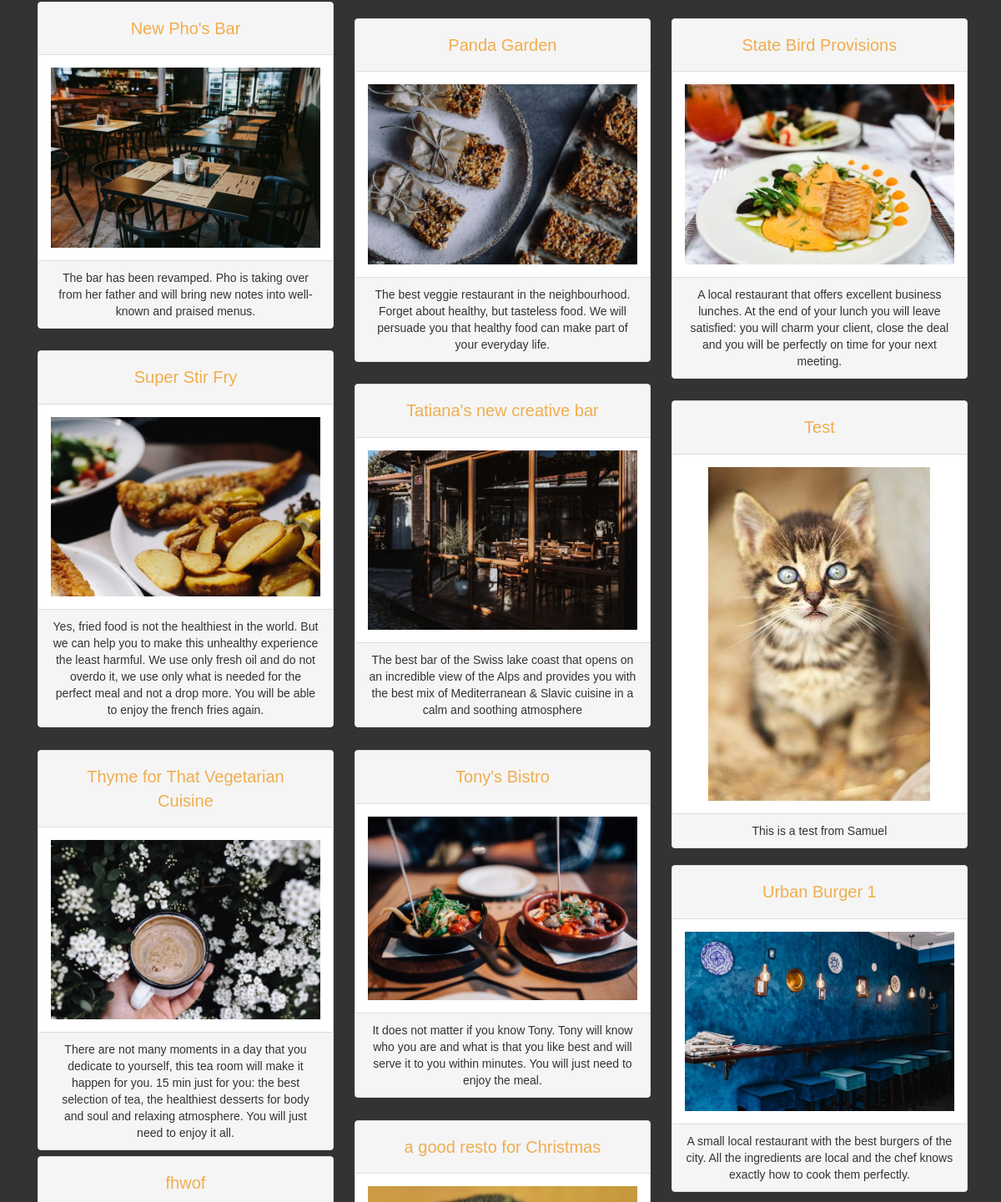
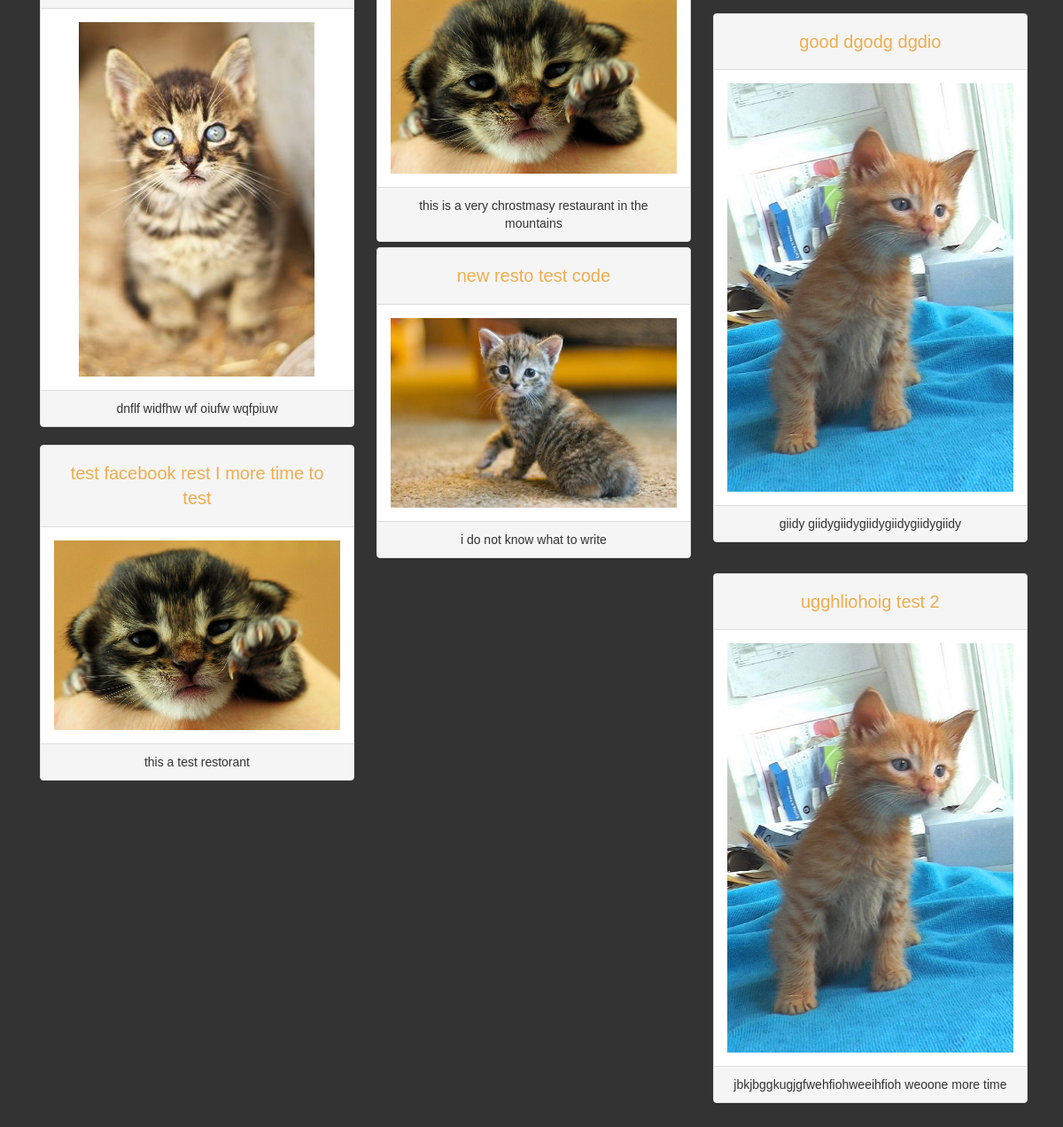
Before: /restos/ (lower part) with the older database file (2 pictures, top to bottom).
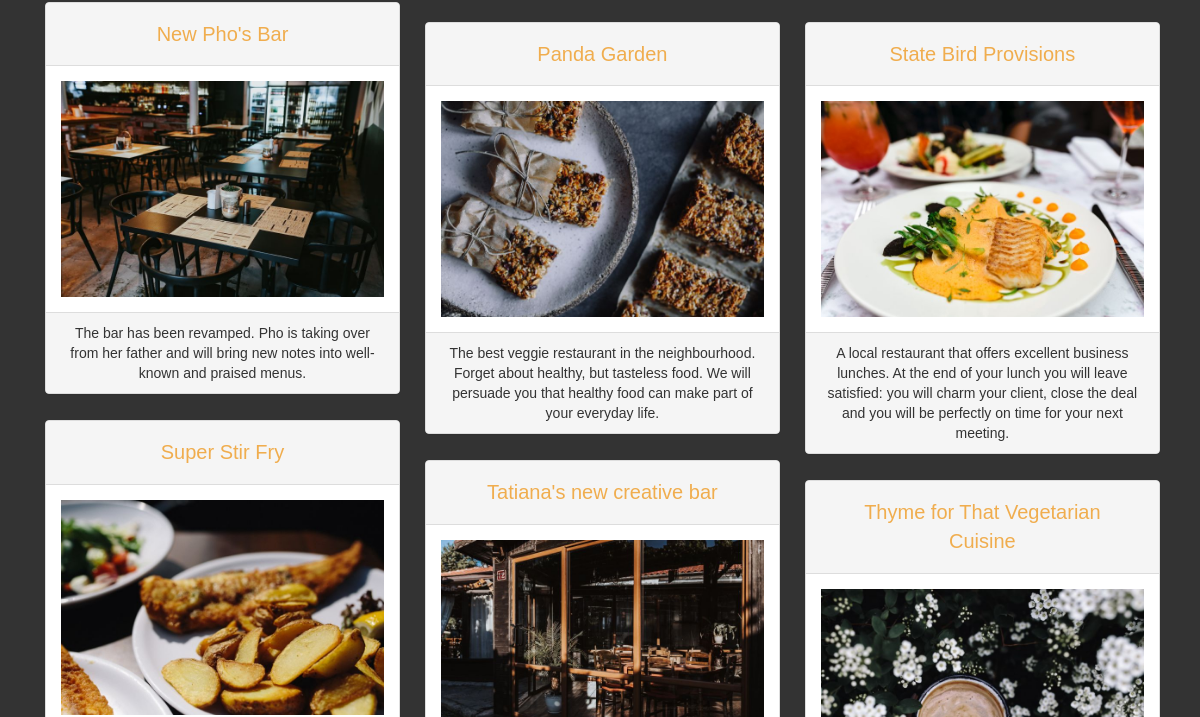
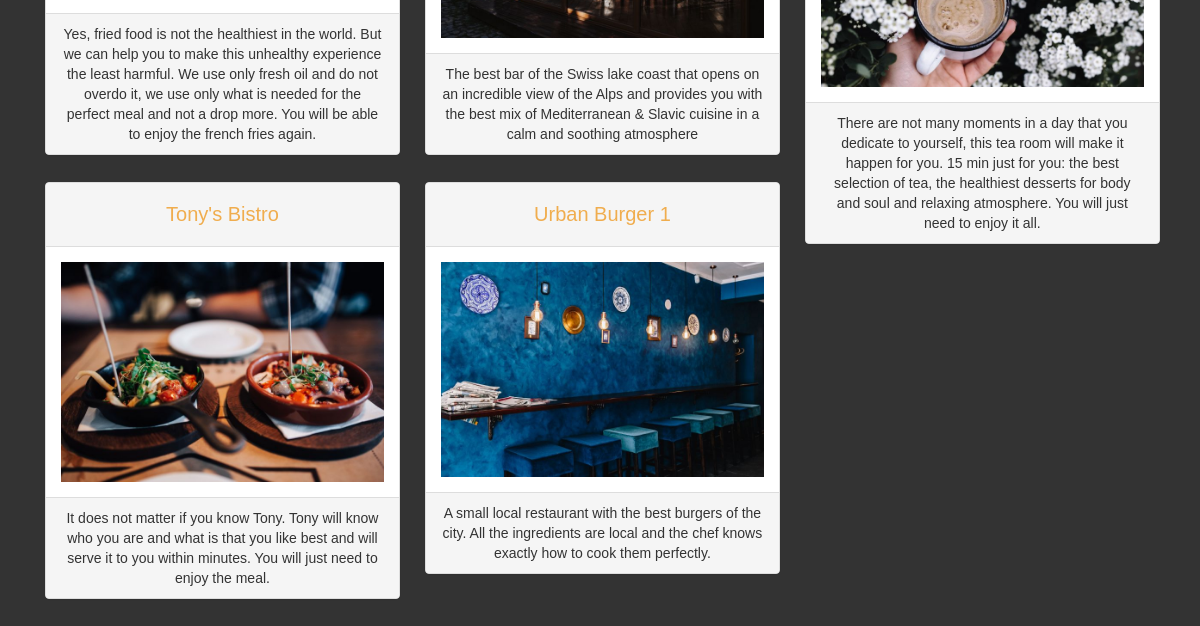
After: the same page with the newer database file (2 pictures, top to bottom).
### database_setup_fn.py (models this page shows, shortened)
class Restaurant(Base):
    __tablename__ = 'restaurant'
    id = Column(Integer, primary_key=True)
    name = Column(String(250), nullable=False)
    user_id = Column(Integer, ForeignKey('user.id'))
    user = relationship(User)
    description = Column(String(250))
    image = Column(String(250))

### finalproject.py (the view)
@app.route('/')
@app.route('/restos/')
def showallrestaurants():
    restaurants = session.query(Restaurant).order_by(Restaurant.name).all()
    if 'username' not in login_session:
        return render_template('public_allrestos.html', restos=restaurants)
    else:
        user = session.query(User).\
            filter_by(name=login_session['username']).one()
        return render_template('allrestos.html', restos=restaurants, user=user)

### templates/public_allrestos.html (shortened to what this page needs)
<!DOCTYPE html>
<html>
<head>
    <link rel="stylesheet" type="text/css" href="/static/bootstrap-3.3.7-dist/css/bootstrap.min.css">
    <link rel="stylesheet" type="text/css" href="/static/bootstrap-3.3.7-dist/css/custom.css">
    <link rel="stylesheet" type="text/css" href="/static/css/styles.css">
</head>
<body>
    <div class="container">
        <div class="row">
                <div class="col-md-12" id='grid'>
                    {% for resto in restos %}
                    <div class="col-sm-12 col-md-6 col-lg-4 item" align="center">
                        <div class="panel panel-default">
                            <div class="panel-heading"><a style="font-size:20px; color:#f0ad4e;"  class="btn btn-link" href="{{url_for('restoMenu', resto_ID=resto.id)}}">{{resto.name}}</a></div>
                            <div class="panel-body"><img alt='body image' class = "img-responsive center-block" src="{{resto.image}}"/></div>
                            <div class="panel-footer">{{resto.description}}</div>
                        </div>
                    </div>
                    {% endfor %}
                </div>
        </div>
            <br>
    </div>
</body>
</html>

### static/css/styles.css (style rules this page uses)
body { font-family: sans-serif; background-color: #333333 }
a { text-decoration: none; text-decoration: #333333; font-size: .75em; }

Changed rows visible on the page:
removed Restaurant: name "Test", image (picture), description "This is a test from Samuel"
removed Restaurant: name "a good resto for Christmas", image (picture), description "this is a very chrostmasy restaurant in the mountains"
removed Restaurant: name "fhwof", image (picture), description "dnflf widfhw wf oiufw wqfpiuw"
removed Restaurant: name "good dgodg dgdio", image (picture), description "giidy giidygiidygiidygiidygiidygiidy"
removed Restaurant: name "new resto test code", image (picture), description "i do not know what to write"
removed Restaurant: name "test facebook rest I more time to test", image (picture), description "this a test restorant"
removed Restaurant: name "ugghliohoig test 2", image (picture), description "jbkjbggkugjgfwehfiohweeihfioh weoone more time"
